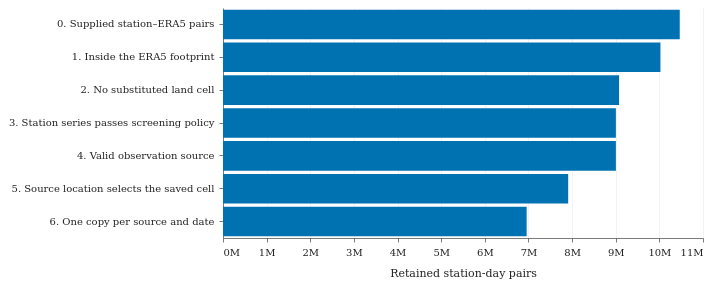

Write the Vega-Lite specification saved for this chart.
### Vega-Lite specification from a JSON file in a GitHub repository (floating-point values rounded to 4 significant figures)
{"config": {"view": {"continuousWidth": 300, "continuousHeight": 300, "stroke": null}, "axis": {"domainColor": "#444444", "domainWidth": 0.7, "gridColor": "#e5e5e5", "gridWidth": 0.5, "labelColor": "#222222", "labelFont": "DejaVu Serif", "labelFontSize": 10, "labelPadding": 5, "tickColor": "#444444", "tickSize": 4, "tickWidth": 0.7, "titleColor": "#222222", "titleFont": "DejaVu Serif", "titleFontSize": 11, "titleFontWeight": "normal", "titlePadding": 10}, "background": "white", "font": "DejaVu Serif", "legend": {"gradientThickness": 10, "labelFont": "DejaVu Serif", "labelFontSize": 10, "titleFont": "DejaVu Serif", "titleFontSize": 11, "titleFontWeight": "normal"}, "padding": 8, "title": {"anchor": "start", "font": "DejaVu Serif", "fontSize": 12, "offset": 10}}, "data": {"name": "data-570b39010f5a6114f68fb90f971ee091"}, "mark": {"type": "bar", "color": "#0072B2"}, "encoding": {"tooltip": [{"field": "Step", "type": "nominal"}, {"field": "Retained", "format": ",", "type": "quantitative"}, {"field": "Removed", "format": ",", "type": "quantitative"}], "x": {"axis": {"format": "~s"}, "field": "Retained", "title": "Retained station-day pairs", "type": "quantitative"}, "y": {"axis": {"labelLimit": 330}, "field": "Step", "sort": ["0. Supplied station–ERA5 pairs", "1. Inside the ERA5 footprint", "2. No substituted land cell", "3. Station series passes screening policy", "4. Valid observation source", "5. Source location selects the saved cell", "6. One copy per source and date"], "title": null, "type": "nominal"}}, "height": 230, "width": 480, "$schema": "https://vega.github.io/schema/vega-lite/v6.4.1.json", "datasets": {"data-570b39010f5a6114f68fb90f971ee091": [{"Step": "0. Supplied station–ERA5 pairs", "Removed": 0, "Retained": 10467039, "Percent of original": 100.0}, {"Step": "1. Inside the ERA5 footprint", "Removed": 442249, "Retained": 10024790, "Percent of original": 95.77}, {"Step": "2. No substituted land cell", "Removed": 948022, "Retained": 9076768, "Percent of original": 86.72}, {"Step": "3. Station series passes screening policy", "Removed": 72993, "Retained": 9003775, "Percent of original": 86.02}, {"Step": "4. Valid observation source", "Removed": 0, "Retained": 9003775, "Percent of original": 86.02}, {"Step": "5. Source location selects the saved cell", "Removed": 1093595, "Retained": 7910180, "Percent of original": 75.57}, {"Step": "6. One copy per source and date", "Removed": 951766, "Retained": 6958414, "Percent of original": 66.48}]}}
